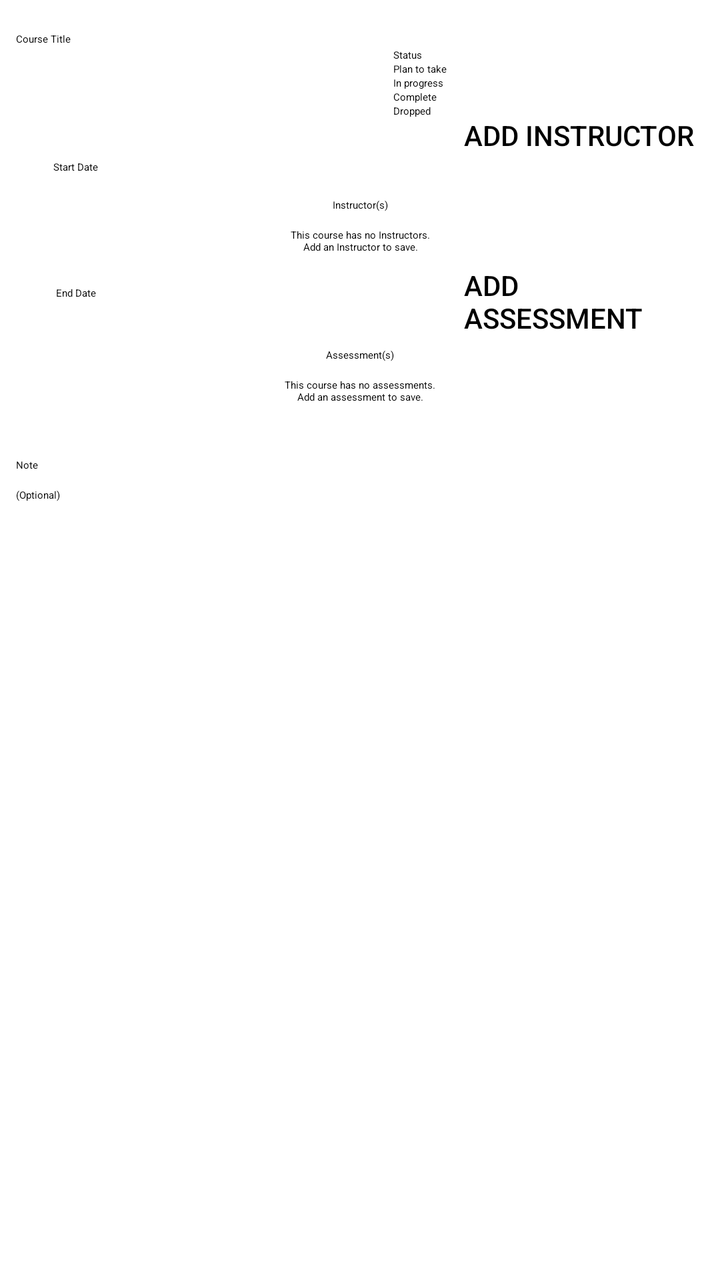
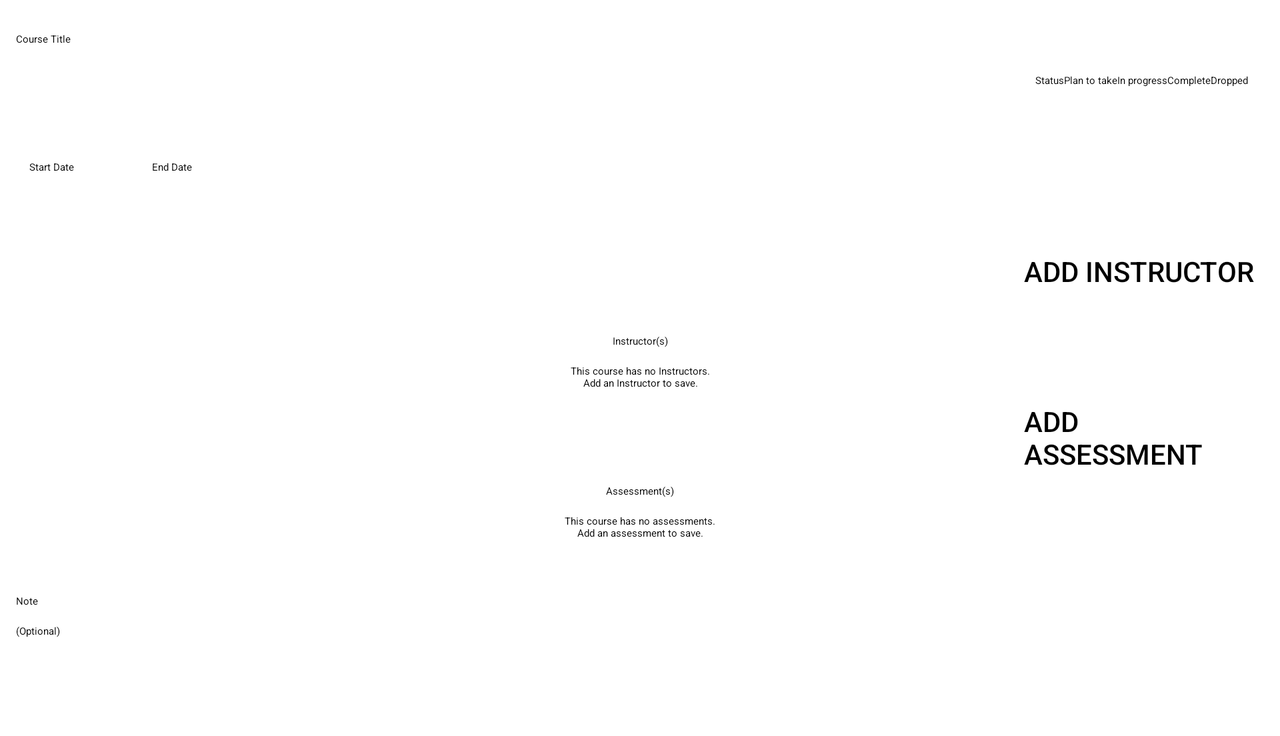

One screen, two layout resources from the same app: the default and the repository's alternative for another configuration. Each is rendered where Android would select it; the XML of both is given below.
<!-- AndroidManifest.xml: application theme Theme.MobileDev_C196_PA -->
<!-- res/layout/fragment_course.xml -->
<?xml version="1.0" encoding="utf-8"?>
<ScrollView xmlns:android="http://schemas.android.com/apk/res/android"
    xmlns:app="http://schemas.android.com/apk/res-auto"
    xmlns:tools="http://schemas.android.com/tools"
    android:layout_width="match_parent"
    android:layout_height="match_parent">

    <androidx.constraintlayout.widget.ConstraintLayout
        android:layout_width="match_parent"
        android:layout_height="wrap_content"
        android:padding="8dp">

        <EditText
            android:id="@+id/course_title"
            android:layout_width="wrap_content"
            android:layout_height="wrap_content"
            android:layout_marginTop="8dp"
            android:ems="10"
            android:hint="@string/course_title"
            android:importantForAutofill="no"
            android:inputType="textPersonName"
            android:minHeight="48dp"
            app:layout_constraintStart_toStartOf="parent"
            app:layout_constraintTop_toTopOf="parent" />

        <TextView
            android:id="@+id/course_start_header"
            android:layout_width="wrap_content"
            android:layout_height="wrap_content"
            android:layout_marginTop="16dp"
            android:text="@string/start_date"
            app:layout_constraintEnd_toEndOf="@+id/course_start"
            app:layout_constraintStart_toStartOf="@+id/course_start"
            app:layout_constraintTop_toBottomOf="@+id/course_title" />

        <EditText
            android:id="@+id/course_start"
            android:layout_width="wrap_content"
            android:layout_height="wrap_content"
            android:clickable="false"
            android:cursorVisible="false"
            android:ems="6"
            android:focusable="false"
            android:focusableInTouchMode="false"
            android:importantForAutofill="no"
            android:inputType="date"
            android:minHeight="48dp"
            app:layout_constraintEnd_toEndOf="@+id/course_title"
            app:layout_constraintStart_toStartOf="parent"
            app:layout_constraintTop_toBottomOf="@+id/course_start_header"
            tools:ignore="SpeakableTextPresentCheck" />

        <TextView
            android:id="@+id/course_end_header"
            android:layout_width="wrap_content"
            android:layout_height="wrap_content"
            android:layout_marginTop="8dp"
            android:text="@string/end_date"
            app:layout_constraintEnd_toEndOf="@+id/course_end"
            app:layout_constraintStart_toStartOf="@+id/course_end"
            app:layout_constraintTop_toBottomOf="@+id/course_start" />

        <EditText
            android:id="@+id/course_end"
            android:layout_width="wrap_content"
            android:layout_height="wrap_content"
            android:clickable="false"
            android:cursorVisible="false"
            android:ems="6"
            android:focusable="false"
            android:focusableInTouchMode="false"
            android:importantForAutofill="no"
            android:inputType="date"
            android:minHeight="48dp"
            app:layout_constraintEnd_toEndOf="@+id/course_title"
            app:layout_constraintStart_toStartOf="parent"
            app:layout_constraintTop_toBottomOf="@+id/course_end_header"
            tools:ignore="SpeakableTextPresentCheck" />

        <RadioGroup
            android:id="@+id/course_status_radio_group"
            android:layout_width="wrap_content"
            android:layout_height="wrap_content"
            android:padding="8dp"
            app:layout_constraintEnd_toEndOf="parent"
            app:layout_constraintStart_toEndOf="@+id/course_title"
            app:layout_constraintTop_toTopOf="@+id/course_title">

            <TextView
                android:id="@+id/course_status_header"
                android:layout_width="match_parent"
                android:layout_height="wrap_content"
                android:text="@string/status" />

            <RadioButton
                android:id="@+id/course_status_planToTake_radio"
                android:layout_width="match_parent"
                android:layout_height="wrap_content"
                android:text="@string/plan_to_take" />

            <RadioButton
                android:id="@+id/course_status_inProgress_radio"
                android:layout_width="match_parent"
                android:layout_height="wrap_content"
                android:text="@string/in_progress" />

            <RadioButton
                android:id="@+id/course_status_complete_radio"
                android:layout_width="match_parent"
                android:layout_height="wrap_content"
                android:text="@string/complete" />

            <RadioButton
                android:id="@+id/course_status_dropped_radio"
                android:layout_width="match_parent"
                android:layout_height="wrap_content"
                android:text="@string/dropped" />
        </RadioGroup>

        <TextView
            android:id="@+id/course_instructor_header"
            android:layout_width="wrap_content"
            android:layout_height="wrap_content"
            android:layout_marginTop="32dp"
            android:text="@string/instructor_s"
            app:layout_constraintEnd_toEndOf="@+id/course_instructor_recyclerView"
            app:layout_constraintStart_toStartOf="@+id/course_instructor_recyclerView"
            app:layout_constraintTop_toBottomOf="@+id/course_status_radio_group" />

        <TextView
            android:id="@+id/course_noInstructors"
            android:layout_width="wrap_content"
            android:layout_height="wrap_content"
            android:layout_marginTop="8dp"
            android:text="@string/no_instructors"
            android:textAlignment="center"
            app:layout_constraintEnd_toEndOf="parent"
            app:layout_constraintStart_toStartOf="parent"
            app:layout_constraintTop_toBottomOf="@+id/course_instructor_header" />

        <Button
            android:id="@+id/course_addInstructor_button"
            style="@style/Theme.MySchool.Buttons"
            android:text="@string/add_instructor"
            app:layout_constraintBottom_toBottomOf="@+id/course_instructor_header"
            app:layout_constraintEnd_toEndOf="parent" />

        <androidx.recyclerview.widget.RecyclerView
            android:id="@+id/course_instructor_recyclerView"
            android:layout_width="match_parent"
            android:layout_height="wrap_content"
            android:nestedScrollingEnabled="false"
            app:layout_constraintEnd_toEndOf="parent"
            app:layout_constraintStart_toStartOf="parent"
            app:layout_constraintTop_toBottomOf="@+id/course_instructor_header" />

        <TextView
            android:id="@+id/course_assessment_header"
            android:layout_width="wrap_content"
            android:layout_height="wrap_content"
            android:layout_marginTop="68dp"
            android:text="@string/assessment_s"
            app:layout_constraintEnd_toEndOf="@+id/course_assessment_recyclerView"
            app:layout_constraintStart_toStartOf="@+id/course_assessment_recyclerView"
            app:layout_constraintTop_toBottomOf="@+id/course_instructor_recyclerView" />

        <TextView
            android:id="@+id/course_noAssessments"
            android:layout_width="wrap_content"
            android:layout_height="wrap_content"
            android:layout_marginTop="8dp"
            android:text="@string/no_assessments"
            android:textAlignment="center"
            app:layout_constraintEnd_toEndOf="parent"
            app:layout_constraintStart_toStartOf="parent"
            app:layout_constraintTop_toBottomOf="@+id/course_assessment_header"
            tools:layout_constraintTop_toBottomOf="@id/course_assessment_header" />

        <Button
            android:id="@+id/course_addAssessment_button"
            style="@style/Theme.MySchool.Buttons"
            android:text="@string/add_assessment"
            app:layout_constraintBottom_toBottomOf="@+id/course_assessment_header"
            app:layout_constraintEnd_toEndOf="parent" />

        <androidx.recyclerview.widget.RecyclerView
            android:id="@+id/course_assessment_recyclerView"
            android:layout_width="match_parent"
            android:layout_height="wrap_content"
            android:nestedScrollingEnabled="false"
            app:layout_constraintEnd_toEndOf="parent"
            app:layout_constraintStart_toStartOf="parent"
            app:layout_constraintTop_toBottomOf="@+id/course_assessment_header" />

        <TextView
            android:id="@+id/course_note_header"
            android:layout_width="wrap_content"
            android:layout_height="wrap_content"
            android:layout_marginTop="48dp"
            android:text="@string/note"
            app:layout_constraintStart_toStartOf="parent"
            app:layout_constraintTop_toBottomOf="@+id/course_assessment_recyclerView" />

        <EditText
            android:id="@+id/course_note"
            android:layout_width="0dp"
            android:layout_height="wrap_content"
            android:layout_marginTop="8dp"
            android:ems="10"
            android:gravity="start|top"
            android:hint="@string/optional_note"
            android:importantForAutofill="no"
            android:inputType="textMultiLine"
            android:minHeight="48dp"
            app:layout_constraintBottom_toBottomOf="parent"
            app:layout_constraintEnd_toEndOf="parent"
            app:layout_constraintStart_toStartOf="parent"
            app:layout_constraintTop_toBottomOf="@+id/course_note_header" />

    </androidx.constraintlayout.widget.ConstraintLayout>

</ScrollView>
<!-- resources referenced by this layout -->
<resources>
  <string name="add_assessment">Add Assessment</string>
  <string name="add_instructor">Add Instructor</string>
  <string name="assessment_s">Assessment(s)</string>
  <string name="complete">Complete</string>
  <string name="course_title">Course Title</string>
  <string name="dropped">Dropped</string>
  <string name="end_date">End Date</string>
  <string name="in_progress">In progress</string>
  <string name="instructor_s">Instructor(s)</string>
  <string name="no_assessments">This course has no assessments.\nAdd an assessment to save.</string>
  <string name="no_instructors">This course has no Instructors.\nAdd an Instructor to save.</string>
  <string name="note">Note</string>
  <string name="optional_note">(Optional)</string>
  <string name="plan_to_take">Plan to take</string>
  <string name="start_date">Start Date</string>
  <string name="status">Status</string>
  <style name="Theme.MySchool.Buttons" parent="Theme.MySchool">
          <item name="android:layout_width">120dp</item>
          <item name="android:layout_height">48dp</item>
          <item name="android:insetTop">12dp</item>
          <item name="android:insetBottom">0dp</item>
          <item name="android:padding">0dp</item>
          <item name="android:textAllCaps">true</item>
          <item name="android:textSize">14sp</item>
          <item name="android:textAppearance">@style/TextAppearance.MaterialComponents.Button</item>
      </style>
  <style name="Theme.MobileDev_C196_PA" parent="Theme.MaterialComponents.DayNight.DarkActionBar">
          
          <item name="colorPrimary">@color/purple_200</item>
          <item name="colorPrimaryVariant">@color/purple_700</item>
          <item name="colorOnPrimary">@color/black</item>
          
          <item name="colorSecondary">@color/teal_200</item>
          <item name="colorSecondaryVariant">@color/teal_200</item>
          <item name="colorOnSecondary">@color/black</item>
          
          <item name="android:statusBarColor" tools:targetApi="l">?attr/colorPrimaryVariant</item>
          
      </style>
  <style name="Theme.MySchool" parent="Theme.MaterialComponents.DayNight.DarkActionBar">
          
          <item name="colorPrimary">@color/primaryColor</item>
          <item name="colorPrimaryVariant">@color/primaryDarkColor</item>
          <item name="colorOnPrimary">@color/primaryTextColor</item>
          
          <item name="colorSecondary">@color/secondaryColor</item>
          <item name="colorSecondaryVariant">@color/secondaryDarkColor</item>
          <item name="colorOnSecondary">@color/secondaryTextColor</item>
          
          <item name="android:statusBarColor" tools:targetApi="l">?attr/colorPrimaryVariant</item>
          
      </style>
  <color name="primaryColor">#ffb300</color>
  <color name="primaryDarkColor">#c68400</color>
  <color name="primaryTextColor">#212121</color>
  <color name="secondaryColor">#424242</color>
  <color name="secondaryDarkColor">#1b1b1b</color>
  <color name="secondaryTextColor">#ffffff</color>
</resources>
<!-- res/layout-land/fragment_course.xml (the repository's variant of the layout above) -->
<!-- drawn on the phone turned sideways -->
<?xml version="1.0" encoding="utf-8"?>
<ScrollView xmlns:android="http://schemas.android.com/apk/res/android"
    xmlns:app="http://schemas.android.com/apk/res-auto"
    xmlns:tools="http://schemas.android.com/tools"
    android:layout_width="match_parent"
    android:layout_height="match_parent">

    <androidx.constraintlayout.widget.ConstraintLayout
        android:layout_width="match_parent"
        android:layout_height="wrap_content"
        android:padding="8dp">

        <EditText
            android:id="@+id/course_title"
            android:layout_width="wrap_content"
            android:layout_height="wrap_content"
            android:layout_marginTop="8dp"
            android:ems="10"
            android:hint="@string/course_title"
            android:importantForAutofill="no"
            android:inputType="textPersonName"
            android:minHeight="48dp"
            app:layout_constraintStart_toStartOf="parent"
            app:layout_constraintTop_toTopOf="parent" />

        <TextView
            android:id="@+id/course_start_header"
            android:layout_width="wrap_content"
            android:layout_height="wrap_content"
            android:layout_marginTop="16dp"
            android:text="@string/start_date"
            app:layout_constraintEnd_toEndOf="@+id/course_start"
            app:layout_constraintStart_toStartOf="@+id/course_start"
            app:layout_constraintTop_toBottomOf="@+id/course_title" />

        <EditText
            android:id="@+id/course_start"
            android:layout_width="wrap_content"
            android:layout_height="wrap_content"
            android:clickable="false"
            android:cursorVisible="false"
            android:ems="6"
            android:focusable="false"
            android:focusableInTouchMode="false"
            android:importantForAutofill="no"
            android:inputType="date"
            android:minHeight="48dp"
            app:layout_constraintStart_toStartOf="parent"
            app:layout_constraintTop_toBottomOf="@+id/course_start_header"
            tools:ignore="SpeakableTextPresentCheck" />

        <TextView
            android:id="@+id/course_end_header"
            android:layout_width="wrap_content"
            android:layout_height="wrap_content"
            android:text="@string/end_date"
            app:layout_constraintEnd_toEndOf="@+id/course_end"
            app:layout_constraintStart_toStartOf="@+id/course_end"
            app:layout_constraintTop_toTopOf="@+id/course_start_header" />

        <EditText
            android:id="@+id/course_end"
            android:layout_width="wrap_content"
            android:layout_height="wrap_content"
            android:layout_marginStart="24dp"
            android:clickable="false"
            android:cursorVisible="false"
            android:ems="6"
            android:focusable="false"
            android:focusableInTouchMode="false"
            android:importantForAutofill="no"
            android:inputType="date"
            android:minHeight="48dp"
            app:layout_constraintStart_toEndOf="@+id/course_start"
            app:layout_constraintTop_toBottomOf="@+id/course_end_header"
            tools:ignore="SpeakableTextPresentCheck" />

        <RadioGroup
            android:id="@+id/course_status_radio_group"
            android:layout_width="wrap_content"
            android:layout_height="wrap_content"
            android:orientation="horizontal"
            android:padding="8dp"
            app:layout_constraintBottom_toBottomOf="@+id/course_title"
            app:layout_constraintEnd_toEndOf="parent"
            app:layout_constraintTop_toTopOf="@+id/course_title">

            <TextView
                android:id="@+id/course_status_header"
                android:layout_width="match_parent"
                android:layout_height="wrap_content"
                android:text="@string/status" />

            <RadioButton
                android:id="@+id/course_status_planToTake_radio"
                android:layout_width="match_parent"
                android:layout_height="wrap_content"
                android:text="@string/plan_to_take" />

            <RadioButton
                android:id="@+id/course_status_inProgress_radio"
                android:layout_width="match_parent"
                android:layout_height="wrap_content"
                android:text="@string/in_progress" />

            <RadioButton
                android:id="@+id/course_status_complete_radio"
                android:layout_width="match_parent"
                android:layout_height="wrap_content"
                android:text="@string/complete" />

            <RadioButton
                android:id="@+id/course_status_dropped_radio"
                android:layout_width="match_parent"
                android:layout_height="wrap_content"
                android:text="@string/dropped" />
        </RadioGroup>

        <TextView
            android:id="@+id/course_instructor_header"
            android:layout_width="wrap_content"
            android:layout_height="wrap_content"
            android:layout_marginTop="32dp"
            android:text="@string/instructor_s"
            app:layout_constraintEnd_toEndOf="@+id/course_instructor_recyclerView"
            app:layout_constraintStart_toStartOf="@+id/course_instructor_recyclerView"
            app:layout_constraintTop_toBottomOf="@+id/course_start" />

        <TextView
            android:id="@+id/course_noInstructors"
            android:layout_width="wrap_content"
            android:layout_height="wrap_content"
            android:layout_marginTop="8dp"
            android:text="@string/no_instructors"
            android:textAlignment="center"
            app:layout_constraintEnd_toEndOf="parent"
            app:layout_constraintStart_toStartOf="parent"
            app:layout_constraintTop_toBottomOf="@+id/course_instructor_header" />

        <Button
            android:id="@+id/course_addInstructor_button"
            style="@style/Theme.MySchool.Buttons"
            android:text="@string/add_instructor"
            app:layout_constraintBottom_toBottomOf="@+id/course_instructor_header"
            app:layout_constraintEnd_toEndOf="parent" />

        <androidx.recyclerview.widget.RecyclerView
            android:id="@+id/course_instructor_recyclerView"
            android:layout_width="match_parent"
            android:layout_height="wrap_content"
            android:nestedScrollingEnabled="false"
            app:layout_constraintEnd_toEndOf="parent"
            app:layout_constraintStart_toStartOf="parent"
            app:layout_constraintTop_toBottomOf="@+id/course_instructor_header" />

        <TextView
            android:id="@+id/course_assessment_header"
            android:layout_width="wrap_content"
            android:layout_height="wrap_content"
            android:layout_marginTop="68dp"
            android:text="@string/assessment_s"
            app:layout_constraintEnd_toEndOf="@+id/course_assessment_recyclerView"
            app:layout_constraintStart_toStartOf="@+id/course_assessment_recyclerView"
            app:layout_constraintTop_toBottomOf="@+id/course_instructor_recyclerView" />

        <TextView
            android:id="@+id/course_noAssessments"
            android:layout_width="wrap_content"
            android:layout_height="wrap_content"
            android:layout_marginTop="8dp"
            android:text="@string/no_assessments"
            android:textAlignment="center"
            app:layout_constraintEnd_toEndOf="parent"
            app:layout_constraintStart_toStartOf="parent"
            app:layout_constraintTop_toBottomOf="@+id/course_assessment_header"
            tools:layout_constraintTop_toBottomOf="@id/course_assessment_header" />

        <Button
            android:id="@+id/course_addAssessment_button"
            style="@style/Theme.MySchool.Buttons"
            android:text="@string/add_assessment"
            app:layout_constraintBottom_toBottomOf="@+id/course_assessment_header"
            app:layout_constraintEnd_toEndOf="parent" />

        <androidx.recyclerview.widget.RecyclerView
            android:id="@+id/course_assessment_recyclerView"
            android:layout_width="match_parent"
            android:layout_height="wrap_content"
            android:nestedScrollingEnabled="false"
            app:layout_constraintEnd_toEndOf="parent"
            app:layout_constraintStart_toStartOf="parent"
            app:layout_constraintTop_toBottomOf="@+id/course_assessment_header" />

        <TextView
            android:id="@+id/course_note_header"
            android:layout_width="wrap_content"
            android:layout_height="wrap_content"
            android:layout_marginTop="48dp"
            android:text="@string/note"
            app:layout_constraintStart_toStartOf="parent"
            app:layout_constraintTop_toBottomOf="@+id/course_assessment_recyclerView" />

        <EditText
            android:id="@+id/course_note"
            android:layout_width="0dp"
            android:layout_height="wrap_content"
            android:layout_marginTop="8dp"
            android:ems="10"
            android:gravity="start|top"
            android:hint="@string/optional_note"
            android:importantForAutofill="no"
            android:inputType="textMultiLine"
            android:minHeight="48dp"
            app:layout_constraintBottom_toBottomOf="parent"
            app:layout_constraintEnd_toEndOf="parent"
            app:layout_constraintStart_toStartOf="parent"
            app:layout_constraintTop_toBottomOf="@+id/course_note_header" />

    </androidx.constraintlayout.widget.ConstraintLayout>

</ScrollView>
